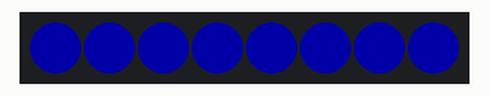
The sketch below on a simulated Arduino Uno, built with avr-gcc and run on an emulated ATmega328P. Parts: 8 RGB LEDs in strip order, left to right. Dim RGB values are drawn brighter than linear.

Above: at 0.1 s.
At 3.1 s:
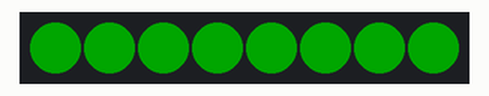
At 6.1 s:
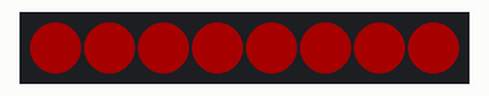
At 9.1 s:
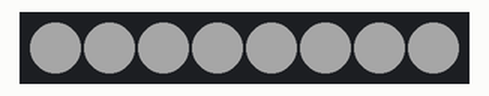
Timing chart, 0 to 40.0 s (numbered marks = the images above):
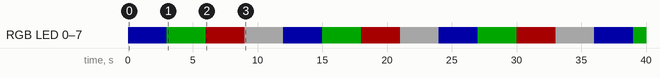

The sketch:

test_sk9822_LED_strip.ino
```cpp
/* This example shows how to display a moving gradient pattern on
 * an APA102-based LED strip. */

/* By default, the APA102 library uses pinMode and digitalWrite
 * to write to the LEDs, which works on all Arduino-compatible
 * boards but might be slow.  If you have a board supported by
 * the FastGPIO library and want faster LED updates, then install
 * the FastGPIO library and uncomment the next two lines: */
// #include <FastGPIO.h>
// #define APA102_USE_FAST_GPIO

#include <APA102.h>

// Define which pins to use for bit banging; not needed for SPI but defined for APA102 object
// Should be able to use most pins for bit banging; chose SPI1 MISO and SPI1 Clk
const uint8_t dataPin = 21;  //PA12
const uint8_t clockPin = 19; //PA14

// Create an object for writing to the LED strip.
APA102<dataPin, clockPin> ledStrip;

// Set the number of LEDs to control.
const uint16_t ledCount = 8;

// Create a buffer for holding the colors (3 bytes per color).
rgb_color colors[ledCount];

// Set the brightness to use (the maximum is 31).
const uint8_t brightness = 5;

void setup()
{
}

void loop()
{
  for(uint8_t i=0; i<8; i++) colors[i] = rgb_color(0,0,255);  //Blue
  ledStrip.write(colors, ledCount, brightness);
  delay(3000);
  for(uint8_t i=0; i<8; i++) colors[i] = rgb_color(0,255,0); //Green
  ledStrip.write(colors, ledCount, brightness);
  delay(3000);
  for(uint8_t i=0; i<8; i++) colors[i] = rgb_color(255,0,0); //Red
  ledStrip.write(colors, ledCount, brightness);
  delay(3000);
  for(uint8_t i=0; i<8; i++) colors[i] = rgb_color(255,255,255); // Bright White
  ledStrip.write(colors, ledCount, brightness);
  delay(3000);
}
```

Measured:
- by itself, RGB LED 0–7: repeats every 12.0 s: RGB(0, 41, 0) 3.0 s, RGB(41, 0, 0) 3.0 s, RGB(41, 41, 41) 3.0 s, RGB(0, 0, 41) 3.0 s
- by itself, everything shown: repeats every 12.0 s, in 4 steps
- what the display in image 1 shows lasts 3.0 s, from 3.0 s to 6.0 s
